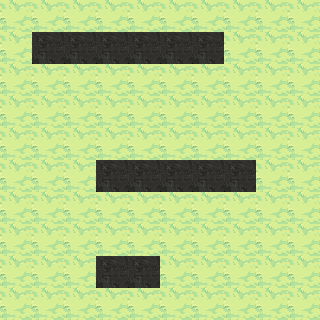

This game map was drawn from its Tiled (.tmx) file and the tilesets committed beside it. A one-line description and the trimmed map source follow:
An orthogonal 10x10 tile map with 32x32 px tiles, 2 tile layers (Tile Layer 1, Tile Layer 2).

<map version="1.0" orientation="orthogonal" width="10" height="10" tilewidth="32" tileheight="32">
 <tileset firstgid="1" name="ground_tiles" tilewidth="32" tileheight="32">
  <image source="ground_tiles.png" width="672" height="701" />
  <tile id="43">
   <properties>
    <property name="Blocked" value="False" />
   </properties>
  </tile>
  <tile id="67">
   <properties>
    <property name="Blocked" value="True" />
   </properties>
  </tile>
 </tileset>
 <layer name="Tile Layer 1" width="10" height="10">
  <data>[100 cells, 0 non-empty, 0 distinct tile ids]</data>
 </layer>
 <layer name="Tile Layer 2" width="10" height="10">
  <data>[100 cells, 100 non-empty, 2 distinct tile ids]</data>
 </layer>
</map>
